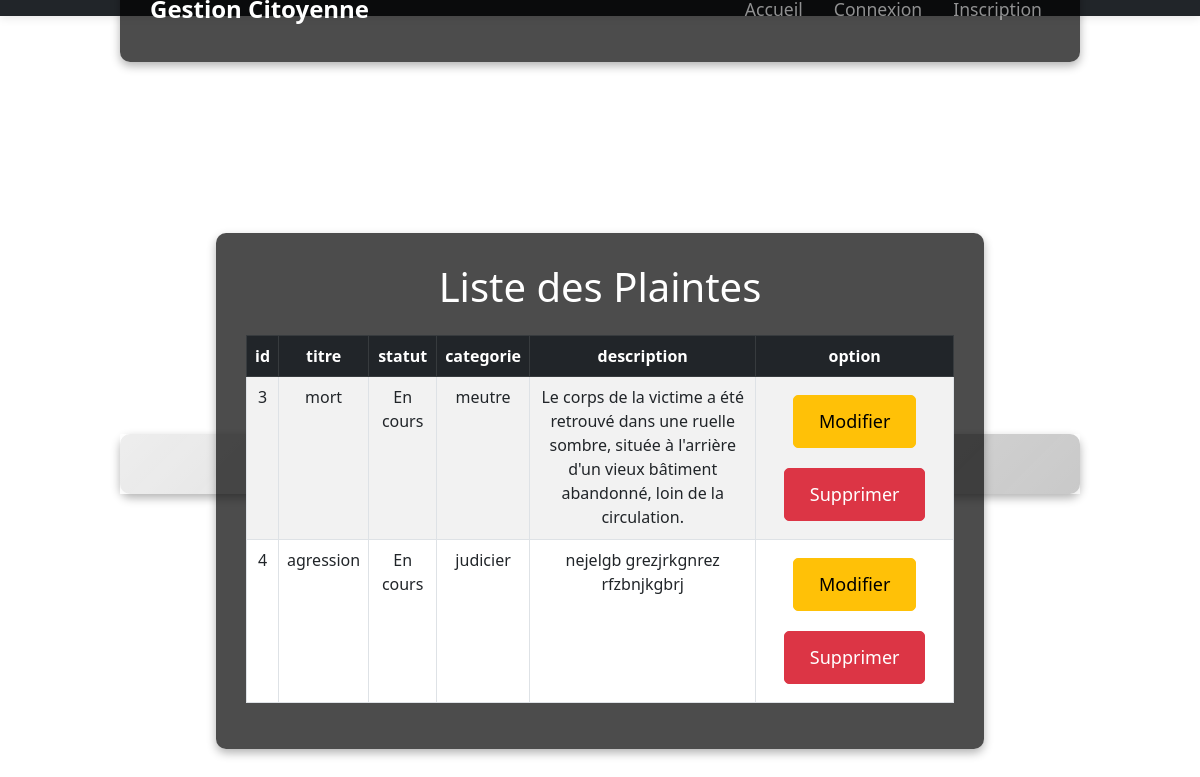
The app's page /liste_plainte/, older data.
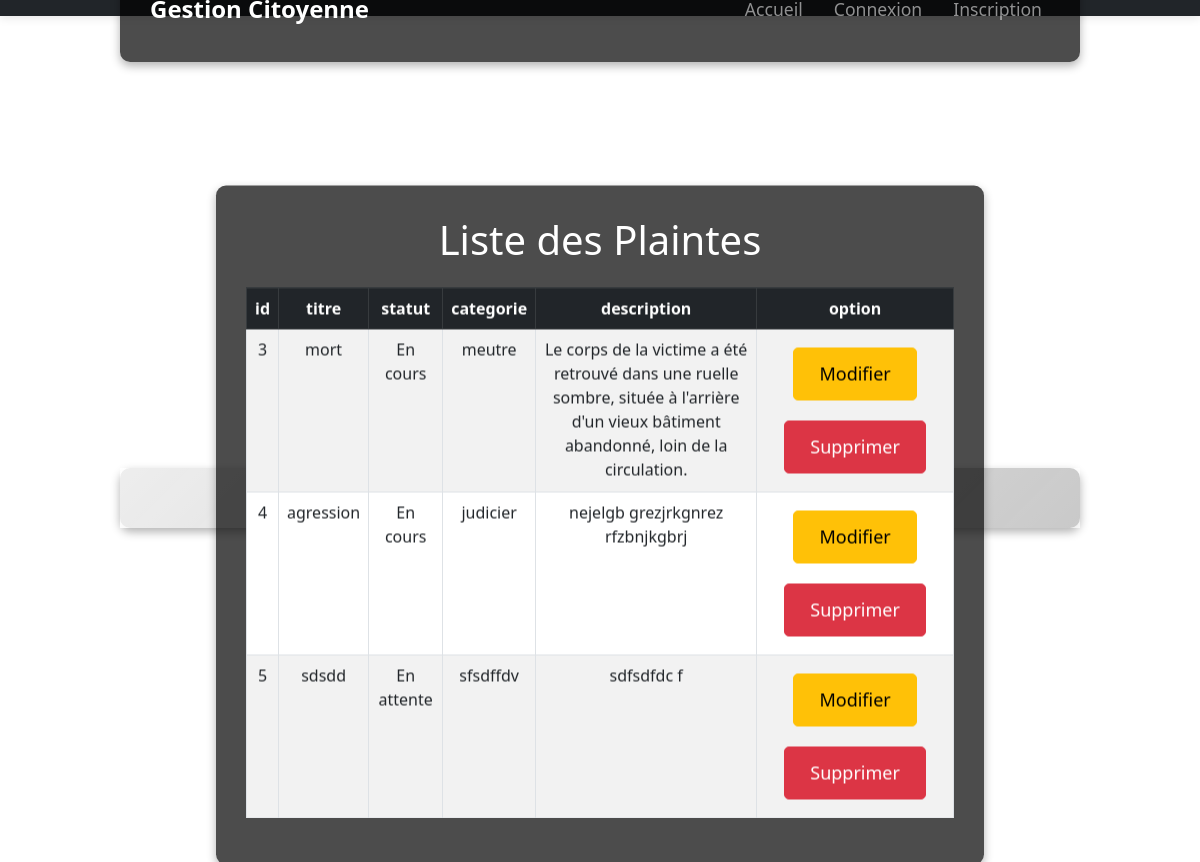
The same page, newer data.
### plainte/models.py (models this page shows, shortened)
class Plainte(models.Model):
    STATUTS = [
        ('En attente', 'En attente'),
        ('En cours', 'En cours'),
        ('Résolu', 'Résolu'),
    ]
    utilisateur = models.ForeignKey(User, on_delete=models.CASCADE)  # Lien avec l'utilisateur
    titre = models.CharField(max_length=255)  # Nouveau champ pour le titre
    description = models.TextField()
    categorie = models.CharField(max_length=100)  # Nouveau champ pour la catégorie
    statut = models.CharField(max_length=20, choices=STATUTS, default='En attente')  # Champ pour le statut
    date_creation = models.DateTimeField(auto_now_add=True)

### plainte/views.py (the view)
# urls.py: path('liste_plainte/', liste_plainte, name='liste_plainte'),
def liste_plainte(request):
    plainte= Plainte.objects.all()
    return render(request, 'plainte/liste_plainte.html', {'plaintes': plainte})

### plainte/templates/plainte/liste_plainte.html (shortened to what this page needs)
{% extends 'plainte/base.html' %}
{% load static %}
{% block content %}
    <div class="background-container-light">
    </div>
    <div class="container mt-4">
        <h1 class="text-center mb-4 animate__animated animate__bounceIn">Liste des Plaintes</h1>
        <table class="table table-striped table-bordered animate__animated animate__fadeIn">
            <thead class="table-dark">
                <tr>
                    <th>id</th>
                    <th>titre</th>
                    <th>statut</th>
                    <th>categorie</th>
                    <th>description</th>
                    <th>option</th>
                </tr>
            </thead>
            <tbody>
                {% for plainte in plaintes %}
                <tr class="animate__animated animate__fadeInUp">
                    <td>{{ plainte.id }}</td>
                    <td>{{ plainte.titre }}</td>
                    <td>{{ plainte.statut }}</td>
                    <td>{{ plainte.categorie }}</td>
                    <td>{{ plainte.description }}</td>
                    <td>
                        <a href="{% url 'modifier_plainte' plainte.id %}" class="btn btn-warning btn-sm">Modifier</a>
                        <a href="{% url 'supprimer_plainte' plainte.id %}" class="btn btn-danger btn-sm">Supprimer</a>
                    </td>
                </tr>
                {% endfor %}
            </tbody>
        </table>
    </div>
{% endblock %}

### plainte/templates/plainte/base.html (shortened to what this page needs)
{% load static %}
<!DOCTYPE html>
<html lang="fr">
<head>
    <link rel="stylesheet" href="https://cdn.jsdelivr.net/npm/bootstrap@5.3.0/dist/css/bootstrap.min.css">
    <link rel="stylesheet" href="https://cdnjs.cloudflare.com/ajax/libs/animate.css/4.1.1/animate.min.css">
    <link rel="stylesheet" href="{% static 'css/style.css' %}">
</head>
<body>
    <nav class="navbar navbar-expand-lg navbar-dark bg-dark">
        <div class="container">
            <a class="navbar-brand" href="{% url 'accueil' %}">Gestion Citoyenne</a>
            <div class="collapse navbar-collapse" id="navbarNav">
                <ul class="navbar-nav ms-auto">
                    <li class="nav-item">
                        <a class="nav-link" href="{% url 'accueil' %}">Accueil</a>
                    </li>
                    {% if user.is_authenticated %}
                        <li class="nav-item">
                            <a class="nav-link" href="{% url 'ajouter_plainte' %}">Ajouter une plainte</a>
                        </li>
                        <li class="nav-item">
                            <a class="nav-link" href="{% url 'logout' %}">Déconnexion</a>
                        </li>
                    {% else %}
                        <li class="nav-item">
                            <a class="nav-link" href="{% url 'login' %}">Connexion</a>
                        </li>
                        <li class="nav-item">
                            <a class="nav-link" href="{% url 'inscription' %}">Inscription</a>
                        </li>
                    {% endif %}
                </ul>
            </div>
        </div>
    </nav>
    <div class="container mt-4">
        {% block content %}{% endblock %}
    </div>
</body>
</html>

### static/css/style.css (style rules this page uses)
* { margin: 0; padding: 0; box-sizing: border-box; }
.container { position: absolute; top: 55%; left: 50%; transform: translate(-50%, -50%); background: rgba(0, 0, 0, 0.7); padding: 30px; border-radius: 10px; box-shadow: 0 4px 10px rgba(0, 0, 0, 0.3); text-align: center; color: white; width: 80%; }
h1 { color: white; margin-bottom: 20px; }
.btn { margin: 10px; padding: 12px 25px; font-size: 18px; border-radius: 5px; transition: background 0.3s ease-in-out, transform 0.3s ease-in-out; }
.background-container-light { position: fixed; top: 0; left: 0; width: 100%; height: 100%; z-index: -1; overflow: hidden; }
.navbar { box-shadow: 0 2px 10px rgba(0, 0, 0, 0.1); }
.navbar-brand { font-size: 1.5rem; font-weight: bold; }
.nav-link { font-size: 1.1rem; margin-left: 15px; transition: color 0.3s ease-in-out; }

Row changes from the older to the newer data that the page shows:
added Plainte: id "5", titre "sdsdd", statut "En attente", categorie "sfsdffdv", description "sdfsdfdc f"
